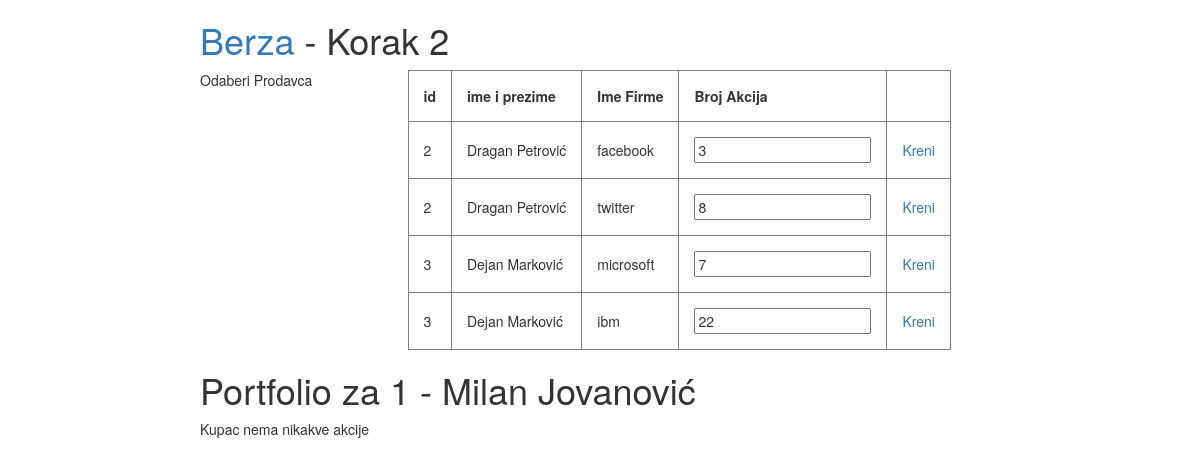
Page /korak2.php?id=1 on the committed database.
### tables this page shows
CREATE TABLE IF NOT EXISTS `se201_klijent` (
  `id` int(11) NOT NULL AUTO_INCREMENT,
  `ime` varchar(20) NOT NULL,
  `prezime` varchar(20) NOT NULL,
  PRIMARY KEY (`id`)
);

CREATE TABLE IF NOT EXISTS `se201_portfolio` (
  `id` int(11) NOT NULL AUTO_INCREMENT,
  `klijent_id` int(11) NOT NULL,
  `imeFirme` varchar(30) NOT NULL,
  `brojAkcija` int(11) NOT NULL,
  PRIMARY KEY (`id`)
);

### korak2.php (the view, shortened to what this page needs)
<!DOCTYPE html>
<html lang="en">
	<head>
		<link rel="stylesheet" href="https://maxcdn.bootstrapcdn.com/bootstrap/3.3.2/css/bootstrap.min.css">
		<link href="css/stil.css" rel="stylesheet">
	</head>
	<body>
		<div id="container">
			<div class="row">
				<div class="col-md-12">
					<h1><a href="/">Berza</a> - Korak 2</h1>
				</div>
				<div class="col-md-3">
					Odaberi Prodavca
				</div>
				<div class="col-md-9">
					<?php
					$id = (int)$_GET['id'];
					try {
						$conn = DB_Instance::getDBO();
						$conn -> setAttribute(PDO::ATTR_ERRMODE, PDO::ERRMODE_EXCEPTION);
						$stmt = $conn -> query("SELECT k.id as kid, ime, prezime, imeFirme, brojAkcija FROM `se201_klijent` k JOIN `se201_portfolio` p ON k.id = p.klijent_id  WHERE k.id != $id");
						$stmt -> execute();
						$count = $stmt -> rowCount();
					} catch (PDOException $Exception) {
						printf("Poruka: <strong>%s</strong> <br> Kod Greške: <strong>%s</strong>", $Exception -> getMessage(), $Exception -> getCode());
					}
					$b = 0;
					if ($count > 0) {
						echo "<table border='1'>";
						echo "<tr> <th>id</th> <th>ime i prezime</th> <th>Ime Firme</th>  <th>Broj Akcija</th> <th>&nbsp;</th></tr>";
						while ($row = $stmt -> fetch()) {
							++$b;
							echo "<tr id='red$b'>
					           		<td>$row[kid]</td>
					           		<td>$row[ime] $row[prezime]</td>
					           		<td>$row[imeFirme]</td>
					           		<td> <input id='in$b' type='number' name='$row[imeFirme]' value='$row[brojAkcija]' min='0'> <input type='hidden' name='id' value='$row[kid]' /> </td>
					           		<td> <a id='kreni$b' href='#'> Kreni </a> </td>
				           		</tr>";
						}
						echo "</table>";
					}
					?>
				</div>
				<div class="col-md-12">
					<h1>Portfolio za
					<?php
					try {
						$conn = DB_Instance::getDBO();
						$conn -> setAttribute(PDO::ATTR_ERRMODE, PDO::ERRMODE_EXCEPTION);
						$stmt = $conn -> query("SELECT * FROM `se201_klijent` WHERE id = " . $id . " LIMIT 1");
						$stmt -> execute();
						$count = $stmt -> rowCount();
					} catch (PDOException $Exception) {
						printf("Poruka: <strong>%s</strong> <br> Kod Greške: <strong>%s</strong>", $Exception -> getMessage(), $Exception -> getCode());
					}
					if ($count > 0) {
						while ($row = $stmt -> fetch()) {
							echo "$row[id] - $row[ime] $row[prezime] </h1>";
						}
					}
					?>
				</div>
				<div id="rez" class="col-md-12">
					<?php
					try {
						$conn = DB_Instance::getDBO();
						$conn -> setAttribute(PDO::ATTR_ERRMODE, PDO::ERRMODE_EXCEPTION);
						$stmt = $conn -> query("SELECT * FROM se201_portfolio WHERE klijent_id = " . $_SESSION['kupac_id']);
						$stmt -> execute();
						$count = $stmt -> rowCount();
					} catch (PDOException $Exception) {
						printf("Poruka: <strong>%s</strong> <br> Kod Greške: <strong>%s</strong>", $Exception -> getMessage(), $Exception -> getCode());
					}
					if ($count == 0) {
						echo "Kupac nema nikakve akcije";
					}
					?>
				</div>
			</div>
		</div>
	</body>
</html>

### css/stil.css (style rules this page uses)
#container { margin-left: auto; margin-right: auto; width: 800px; }
td { padding: 15px; }
th { padding: 15px; }

### rows in the picture
se201_klijent: id "2", ime "Dragan", prezime "Petrović", se201_portfolio.imeFirme "facebook", brojAkcija "3", se201_portfolio.imeFirme "twitter", brojAkcija "8"
se201_klijent: id "3", ime "Dejan", prezime "Marković", se201_portfolio.imeFirme "microsoft", brojAkcija "7", se201_portfolio.imeFirme "ibm", brojAkcija "22"
se201_klijent: id "1", ime "Milan", prezime "Jovanović"
